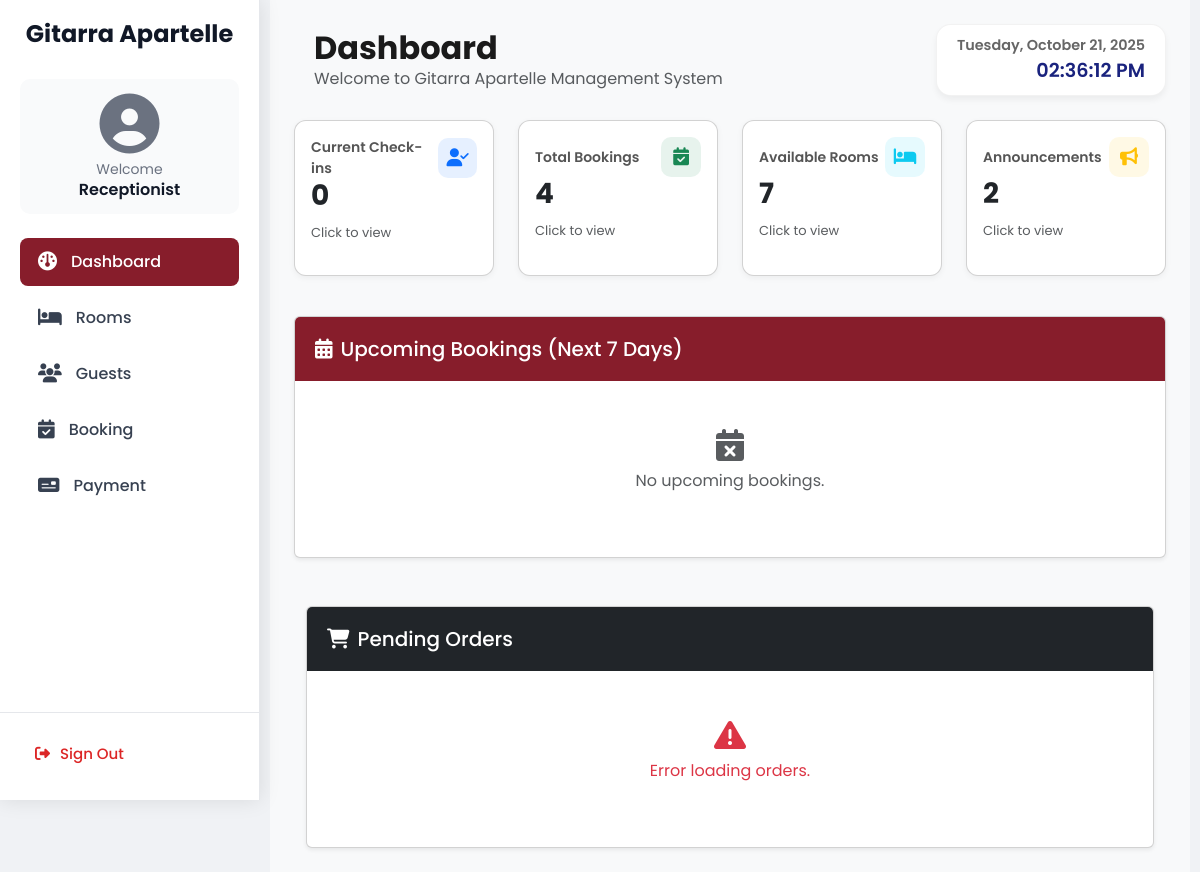
Before: /receptionist-dash.php with the older database file.
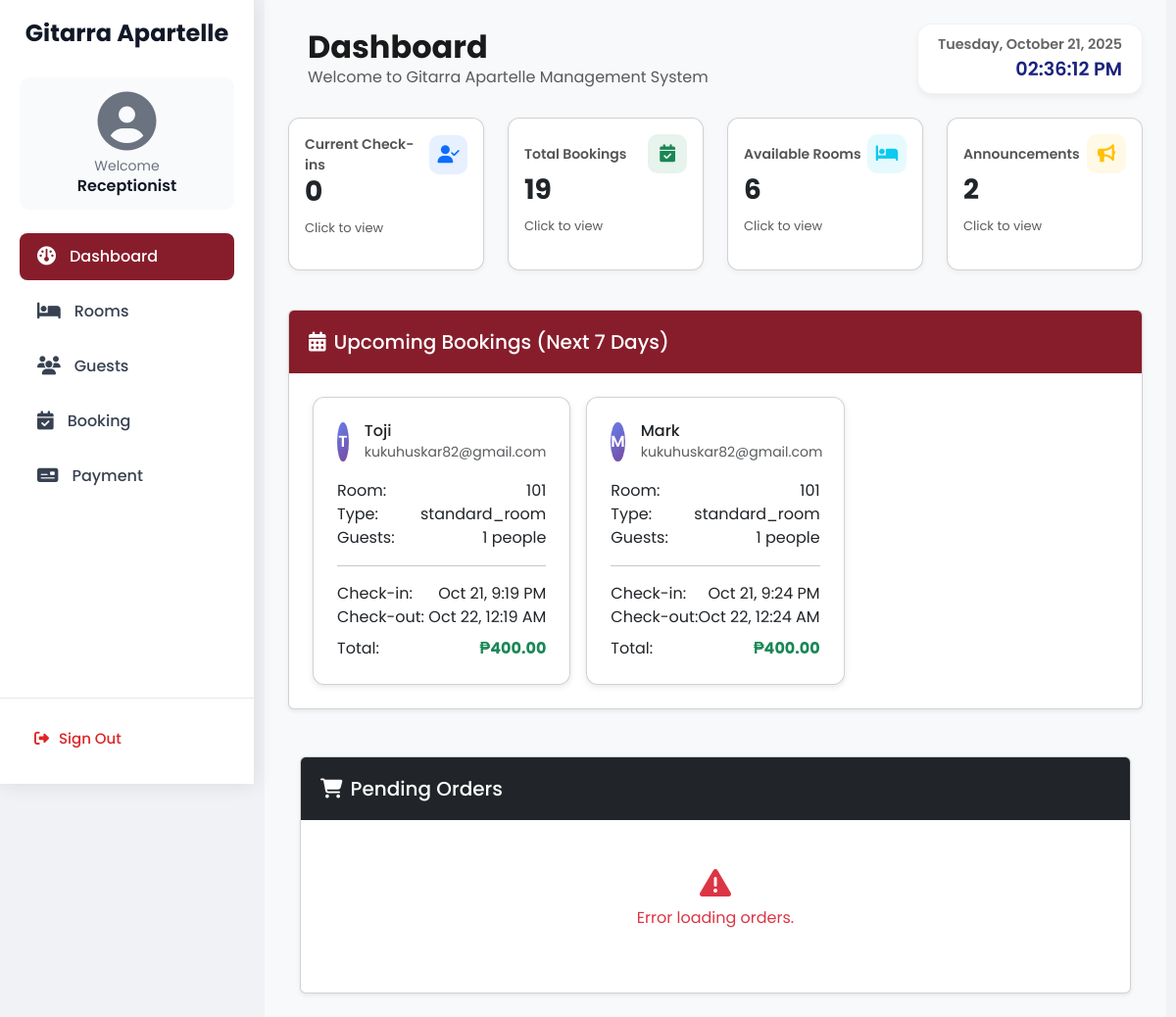
After: the same page with the newer database file.
### tables this page shows
CREATE TABLE `bookings` (
  `id` int NOT NULL,
  `guest_name` varchar(100) DEFAULT NULL,
  `email` varchar(255) DEFAULT NULL,
  `address` text,
  `telephone` varchar(20) DEFAULT NULL,
  `age` int DEFAULT NULL,
  `num_people` int DEFAULT NULL,
  `room_number` varchar(10) DEFAULT NULL,
  `duration` varchar(10) DEFAULT NULL,
  `payment_mode` varchar(10) DEFAULT NULL,
  `reference_number` varchar(50) DEFAULT NULL,
  `booking_token` varchar(20) DEFAULT NULL,
  `amount_paid` double DEFAULT NULL,
  `total_price` double DEFAULT NULL,
  `change_amount` double DEFAULT NULL,
  `start_date` datetime DEFAULT NULL,
  `end_date` datetime DEFAULT NULL,
  `status` varchar(20) NOT NULL DEFAULT 'upcoming',
  `created_at` timestamp NULL DEFAULT CURRENT_TIMESTAMP,
  `cancellation_reason` text,
  `cancelled_at` datetime DEFAULT NULL
);

CREATE TABLE `rooms` (
  `id` int NOT NULL,
  `room_number` int NOT NULL,
  `room_type` enum('single','twin_room','standard_room','studio','suite','queen_room','executive_room','suites','accessible_room','hollywood_twin_room','king_room','studio_hotel_rooms','villa','double_hotel_rooms','honeymoon_suite','penthouse_suite','single_hotel_rooms','adjoining_room','presidential_suite','connecting_rooms','quad_room','deluxe_room','double_room','triple_room') NOT NULL,
  `status` enum('available','booked','maintenance') NOT NULL DEFAULT 'available',
  `created_at` timestamp NULL DEFAULT CURRENT_TIMESTAMP,
  `updated_at` timestamp NULL DEFAULT CURRENT_TIMESTAMP ON UPDATE CURRENT_TIMESTAMP,
  `price_3hrs` decimal(10,2) NOT NULL DEFAULT '0.00',
  `price_6hrs` decimal(10,2) NOT NULL DEFAULT '0.00',
  `price_12hrs` decimal(10,2) NOT NULL DEFAULT '0.00',
  `price_24hrs` decimal(10,2) NOT NULL DEFAULT '0.00',
  `price_ot` decimal(10,2) NOT NULL DEFAULT '0.00'
);

### receptionist-dash.php (the view, shortened to what the changed rows need)
<?php
require_once 'database.php';
$current_checkins = $conn->query("SELECT COUNT(*) AS c FROM checkins WHERE NOW() BETWEEN check_in_date AND check_out_date")->fetch_assoc()['c'] ?? 0;
$total_bookings = $conn->query("SELECT COUNT(*) AS t FROM checkins")->fetch_assoc()['t'] ?? 0;
$available_rooms_count = $conn->query("SELECT COUNT(*) AS a FROM rooms WHERE status='available'")->fetch_assoc()['a'] ?? 0;
$upcoming_bookings_result = $conn->query("
    SELECT b.*, r.room_type
    FROM bookings b
    LEFT JOIN rooms r ON b.room_number = r.room_number
    WHERE DATE(b.start_date) BETWEEN CURDATE() AND DATE_ADD(CURDATE(), INTERVAL 7 DAY)
    AND b.status NOT IN ('completed', 'cancelled')
    ORDER BY b.start_date ASC
    LIMIT 10
");
?>
<!DOCTYPE html>
<html lang="en">
<head>
<link href="https://cdn.jsdelivr.net/npm/bootstrap@5.3.0/dist/css/bootstrap.min.css" rel="stylesheet">
<link rel="stylesheet" href="https://cdnjs.cloudflare.com/ajax/libs/font-awesome/6.4.2/css/all.min.css">
<link href="style.css" rel="stylesheet">
</head>
<body>
<div class="content p-4">
    <div class="d-flex justify-content-between align-items-center mb-4">
        <div style="margin-left: 20px;">
            <h2 class="fw-bold mb-0">Dashboard</h2>
        </div>
    </div>
    <div class="row mb-4">
      <div class="col-md-3 mb-3" style="cursor: pointer;">
          <div class="card stat-card h-100 p-3" data-bs-toggle="collapse" data-bs-target="#totalBookingsList">
              <div class="d-flex justify-content-between align-items-center">
                  <p class="stat-title">Total Bookings</p>
                  <div class="stat-icon bg-success bg-opacity-10 text-success">
                  </div>
              </div>
              <h3 class="fw-bold mb-1"><?= $total_bookings ?></h3>
              <p class="stat-change text-muted">Click to view</p>
          </div>
      </div>
        <div class="col-md-3 mb-3" style="cursor: pointer;">
            <div class="card stat-card h-100 p-3" data-bs-toggle="collapse" data-bs-target="#availableRoomsList">
                <div class="d-flex justify-content-between align-items-center">
                    <p class="stat-title">Available Rooms</p>
                    <div class="stat-icon bg-info bg-opacity-10 text-info"><i class="fas fa-bed"></i></div>
                </div>
                <h3 class="fw-bold mb-1"><?= $available_rooms_count ?></h3>
                <p class="stat-change text-muted">Click to view</p>
            </div>
        </div>
    </div>
    <div class="card shadow-sm">
        <div class="card-body">
            <?php if ($upcoming_bookings_result->num_rows > 0): ?>
            <div class="row g-3">
                <?php while($booking = $upcoming_bookings_result->fetch_assoc()):
                    $checkInDate = new DateTime($booking['start_date']);
                    $checkOutDate = (clone $checkInDate)->add(new DateInterval('PT'.$booking['duration'].'H'));
                    $initial = strtoupper($booking['guest_name'][0]);
                ?>
                <div class="col-md-6 col-lg-4">
                    <div class="card booking-card h-100">
                        <div class="card-body">
                            <div class="d-flex align-items-center mb-3">
                                <div class="guest-avatar me-3"><?= $initial ?></div>
                                <div>
                                    <h6 class="mb-0"><?= htmlspecialchars($booking['guest_name']) ?></h6>
                                    <small class="text-muted"><?= htmlspecialchars($booking['email']) ?></small>
                                </div>
                            </div>
                            <div class="mb-2">
                                <div class="d-flex justify-content-between"><span>Room:</span><span><?= htmlspecialchars($booking['room_number']) ?></span></div>
                                <div class="d-flex justify-content-between"><span>Type:</span><span><?= htmlspecialchars($booking['room_type']) ?></span></div>
                                <div class="d-flex justify-content-between"><span>Guests:</span><span><?= $booking['num_people'] ?> people</span></div>
                            </div>
                            <hr>
                            <div class="d-flex justify-content-between"><span>Check-in:</span><span><?= $checkInDate->format('M j, g:i A') ?></span></div>
                            <div class="d-flex justify-content-between"><span>Check-out:</span><span><?= $checkOutDate->format('M j, g:i A') ?></span></div>
                            <div class="d-flex justify-content-between mt-2"><span>Total:</span><span class="text-success fw-bold">₱<?= number_format($booking['total_price'],2) ?></span></div>
                        </div>
                    </div>
                </div>
                <?php endwhile; ?>
            </div>
            <?php else: ?>
            <div class="text-center py-4 text-muted"><i class="fas fa-calendar-times fa-2x mb-2"></i><p>No upcoming bookings.</p></div>
            <?php endif; ?>
        </div>
    </div>
</div>
</body>
</html>

Changed rows visible on the page:
added bookings: guest_name "T", guest_name "Toji", email "kukuhuskar82@gmail.com", room_number "101", rooms.room_type "standard_room", num_people "1", start_date "Oct 21, 9:19 PM", $checkOutDate->format('M j, g:i A') "Oct 22, 12:19 AM", total_price "400.00"
added bookings: guest_name "M", guest_name "Mark", email "kukuhuskar82@gmail.com", room_number "101", rooms.room_type "standard_room", num_people "1", start_date "Oct 21, 9:24 PM", $checkOutDate->format('M j, g:i A') "Oct 22, 12:24 AM", total_price "400.00"
Other visible differences:
$total_bookings: "4" → "19"
$available_rooms_count: "7" → "6"
text no longer shown: "No upcoming bookings."
